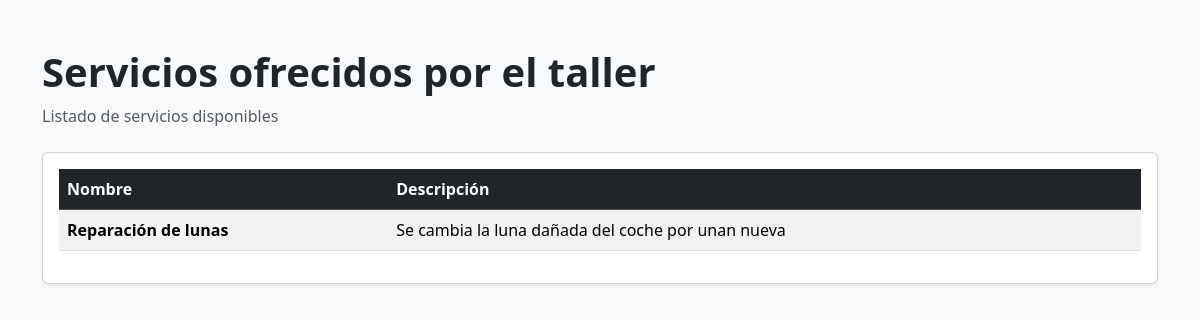
The page /gestion/servicios/ on the database as committed earlier.
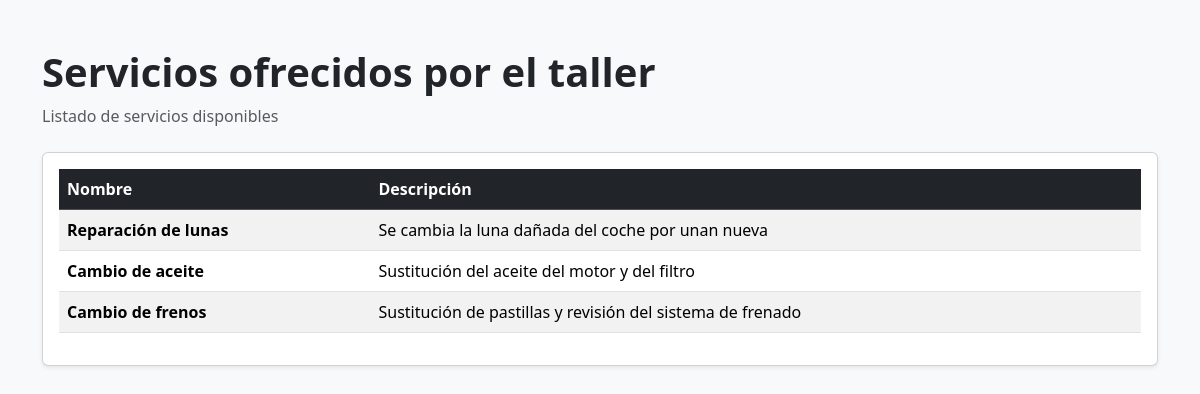
The same page on the database as committed later.
### app_gestion_taller/models.py (models this page shows, shortened)
class Servicio(models.Model):
    nombre = models.CharField(max_length=100)
    descripcion = models.TextField()

### app_gestion_taller/views.py (the view)
# urls.py: path('servicios/', listar_servicios, name='listar_servicios'),
def listar_servicios(request):
    if request.method != "GET":
        return JsonResponse({"error": "Método no permitido"}, status=405)
    try:
        listaServicios = Servicio.objects.all()
        dirServicios = {'servicios': listaServicios}
        return render(request, 'app_gestion_taller/lista_servicios.html', dirServicios)
    except Servicio.DoesNotExist:
        return JsonResponse({"message": "No hay reparaciones disponibles"}, status=404)

### templates/app_gestion_taller/lista_servicios.html (shortened to what this page needs)
<!DOCTYPE html>
<html lang="es">
<head>
    <link href="https://cdn.jsdelivr.net/npm/bootstrap@5.3.3/dist/css/bootstrap.min.css" rel="stylesheet">
</head>
<body class="bg-light">
<div class="container mt-5">
    <div class="mb-4">
        <h1 class="fw-bold">Servicios ofrecidos por el taller</h1>
        <p class="text-muted">Listado de servicios disponibles</p>
    </div>
    <div class="card shadow-sm">
        <div class="card-body">
            {% if servicios %}
            <div class="table-responsive">
                <table class="table table-striped table-hover align-middle">
                    <thead class="table-dark">
                        <tr>
                            <th>Nombre</th>
                            <th>Descripción</th>
                        </tr>
                    </thead>
                    <tbody>
                        {% for servicio in servicios %}
                        <tr>
                            <td class="fw-semibold">
                                {{ servicio.nombre }}
                            </td>
                            <td>
                                {{ servicio.descripcion }}
                            </td>
                        </tr>
                        {% endfor %}
                    </tbody>
                </table>
            </div>
            {% else %}
            <div class="alert alert-info">
                No hay servicios registrados en el sistema.
            </div>
            {% endif %}
        </div>
    </div>
</div>
</body>
</html>

Rows that differ between the two databases and show on the page:
added Servicio: nombre "Cambio de aceite", descripcion "Sustitución del aceite del motor y del filtro"
added Servicio: nombre "Cambio de frenos", descripcion "Sustitución de pastillas y revisión del sistema de frenado"
